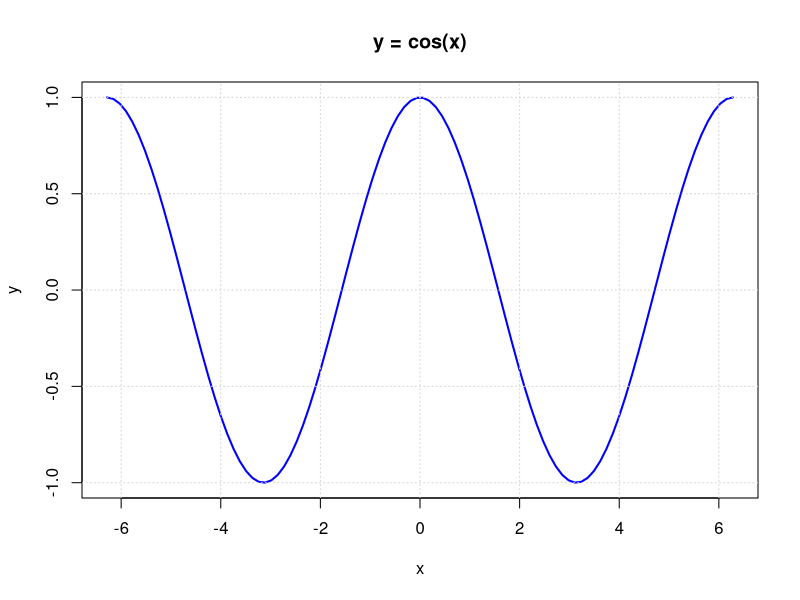

Write R code to recreate this figure.
# 定义x的范围
x <- seq(-2 * pi, 2 * pi, length.out = 100)

# 计算y = cos(x)
y <- cos(x)

# 绘制图像
plot(x, y, type = "l", col = "blue", lwd = 2, 
     xlab = "x", ylab = "y", 
     main = "y = cos(x)")

# 添加网格线以便更好地观察
grid()
exp(-1/10)

exp(1/5)
